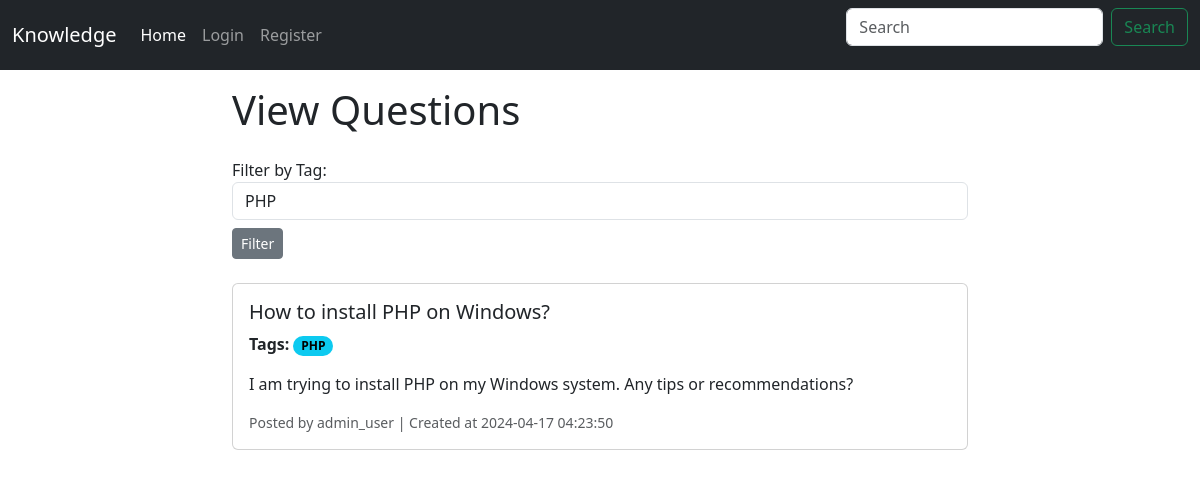
Page /index.php?tag=1 on the committed database.
### tables this page shows
CREATE TABLE Question_Tags (
                               question_id INT,
                               tag_id INT,
                               PRIMARY KEY (question_id, tag_id),
                               FOREIGN KEY (question_id) REFERENCES Questions(question_id),
                               FOREIGN KEY (tag_id) REFERENCES Tags(tag_id)
);

CREATE TABLE Questions (
                           question_id INT PRIMARY KEY AUTO_INCREMENT,
                           user_id INT,
                           title VARCHAR(255) NOT NULL,
                           body TEXT NOT NULL,
                           created_at TIMESTAMP DEFAULT CURRENT_TIMESTAMP,
                           updated_at TIMESTAMP DEFAULT CURRENT_TIMESTAMP ON UPDATE CURRENT_TIMESTAMP,
                           reputations INT,
                           FOREIGN KEY (user_id) REFERENCES Users(user_id)
);

CREATE TABLE Tags (
                      tag_id INT PRIMARY KEY AUTO_INCREMENT,
                      name VARCHAR(50) UNIQUE NOT NULL
);

CREATE TABLE Users (
    user_id INT PRIMARY KEY AUTO_INCREMENT,
    username VARCHAR(50) UNIQUE NOT NULL,
    email VARCHAR(100) UNIQUE NOT NULL,
    password VARCHAR(100) NOT NULL,
    photo VARCHAR(255),
    created_at TIMESTAMP DEFAULT CURRENT_TIMESTAMP,
    reputations INT,
    role ENUM('admin', 'user') NOT NULL DEFAULT 'user'
);

### Services/TagService.php (called while the page is built, shortened)
<?php
class TagService implements Service
{
    private $db;
    public function __construct()
    {
        $dbConnection = new DBConnection();
        $this->db = $dbConnection->getConnection();
    }
    public function getAll()
    {
        $query = "SELECT * FROM Tags";
        $stmt = $this->db->query($query);
        $tagDataArray = $stmt->fetchAll(PDO::FETCH_ASSOC);
        $tags = [];
        foreach ($tagDataArray as $tagData) {
            $tags[] = new Tag($tagData['tag_id'], $tagData['name']);
        }
        return $tags;
    }
    public function getTagsByQuestionID($questionID) {
        $query = "SELECT Tags.tag_id, Tags.name FROM Tags
                  INNER JOIN Question_Tags ON Tags.tag_id = Question_Tags.tag_id
                  WHERE Question_Tags.question_id = ?";
        $stmt = $this->db->prepare($query);
        $stmt->execute([$questionID]);
        $tagDataArray = $stmt->fetchAll(PDO::FETCH_ASSOC);
        $tags = [];
        foreach ($tagDataArray as $tagInfo) {
            $tags[] = new Tag($tagInfo['tag_id'], $tagInfo['name']);
        }
        return $tags;
    }
}

### Utils/DBConnection.php (called while the page is built, shortened)
<?php
class DBConnection
{
    private string $host = 'localhost';
    private string $db_name = 'se-project';
    private string $username = 'root';
    private string $password = '';
    public function getConnection()
    {
        $this->conn = null;
        try {
            $this->conn = new PDO("mysql:host={$this->host};dbname={$this->db_name}", $this->username, $this->password);
            $this->conn->setAttribute(PDO::ATTR_ERRMODE, PDO::ERRMODE_EXCEPTION);
        } catch (PDOException $exception) {
            echo "Connection error: " . $exception->getMessage();
        }
        return $this->conn;
    }
}

### Models/Tag.php (called while the page is built, shortened)
<?php
class Tag {
    public int $tag_id;
    public string $name;
    public function __construct(int $tag_id, string $name) {
        $this->tag_id = $tag_id;
        $this->name = $name;
    }
    public function getTagId(): int {
        return $this->tag_id;
    }
    public function getName(): string {
        return $this->name;
    }
}

### Services/QuestionService.php (called while the page is built, shortened)
<?php
class QuestionService implements Service
{
    private $db;
    public function __construct()
    {
        $dbConnection = new DBConnection();
        $this->db = $dbConnection->getConnection();
    }
    public function getQuestionsByTagID($tagID)
    {
        $query = "SELECT * FROM Questions INNER JOIN Question_Tags ON Questions.question_id = Question_Tags.question_id WHERE Question_Tags.tag_id = ?";
        $stmt = $this->db->prepare($query);
        $stmt->execute([$tagID]);
        $questionDataArray = $stmt->fetchAll(PDO::FETCH_ASSOC);
        $questions = [];
        foreach ($questionDataArray as $questionInfo) {
            $questions[] = new Question($questionInfo['question_id'], $questionInfo['user_id'], $questionInfo['title'],
                                        $questionInfo['body'], $questionInfo['created_at'], $questionInfo['updated_at'],
                                        $questionInfo['reputations']);
        }
        return $questions;
    }
}
?>

### Models/Question.php (called while the page is built, shortened)
<?php
class Question {
    public int $question_id;
    public int $user_id;
    public string $title;
    public string $body;
    public string $created_at;
    public function __construct(int $question_id, int $user_id, string $title, string $body, string $created_at, string $updated_at, int $reputations) {
        $this->question_id = $question_id;
        $this->user_id = $user_id;
        $this->title = $title;
        $this->body = $body;
        $this->created_at = $created_at;
    }
    public function getQuestionId(): int {
        return $this->question_id;
    }
    public function getUserId(): int {
        return $this->user_id;
    }
    public function getTitle(): string {
        return $this->title;
    }
    public function getBody(): string {
        return $this->body;
    }
    public function getCreatedAt(): string {
        return $this->created_at;
    }
}

### Services/UserService.php (called while the page is built, shortened)
<?php
class UserService implements Service
{
    private $db;
    public function __construct()
    {
        $dbConnection = new DBConnection();
        $this->db = $dbConnection->getConnection();
    }
    public function getById(int $id): ?User
    {
        $query = "SELECT * FROM Users WHERE user_id = :user_id";
        $stmt = $this->db->prepare($query);
        $stmt->execute(['user_id' => $id]);
        $userData = $stmt->fetch(PDO::FETCH_ASSOC);
        if ($userData) {
            return new User(
                $userData['user_id'],
                $userData['username'],
                $userData['email'],
                $userData['password'],
                $userData['photo'],
                $userData['created_at'],
                $userData['reputations'],
                $userData['role']
            );
        }
        return null;
    }
}

### Models/User.php (called while the page is built, shortened)
<?php
class User {
    public function __construct(int $user_id, string $username, string $email, string $password, ?string $photo, string $created_at, int $reputations, string $role) {
        $this->username = $username;
    }
}

### index.php (the view, shortened to what this page needs)
<?php
require_once __DIR__."/partials/header.php";
$questionService = new QuestionService();
$questions = $questionService->getAll();
$tagService = new TagService();
$tags = $tagService->getAll();
$userService = new UserService();
$selected_tag_id = isset($_GET['tag']) ? $_GET['tag'] : null;
if ($selected_tag_id) {
    $questions = $questionService->getQuestionsByTagID($selected_tag_id);
} else {
    $questions = $questionService->getAll();
}
?>
<div class="container mt-3">
    <div class="row justify-content-center">
        <div class="col-md-8">
            <h1 class="mb-4">View Questions</h1>
            <form action="index.php" method="get" class="mb-4">
                <div class="form-group mb-2">
                    <label for="tag">Filter by Tag:</label>
                    <select class="form-control" id="tag" name="tag">
                        <?php foreach ($tags as $tag): ?>
                            <option value="<?php echo $tag->getTagID(); ?>" <?php echo ($selected_tag_id == $tag->getTagID()) ? 'selected' : ''; ?>><?php echo $tag->getName(); ?></option>
                        <?php endforeach; ?>
                    </select>
                </div>
                <button type="submit" class="btn btn-secondary btn-sm">Filter</button>
            </form>
            <?php foreach ($questions as $question): ?>
            <div class="card mb-4">
                <div class="card-body">
                    <h5 class="card-title"><?php echo $question->getTitle(); ?></h5>
                    <p class="card-text"><strong>Tags:</strong>
                        <?php foreach ($tagService->getTagsByQuestionID($question->getQuestionID()) as $tag): ?>
                            <span class="badge rounded-pill text-bg-info"><?php echo $tag->getName(); ?></span>
                        <?php endforeach; ?>
                    </p>
                    <p class="card-text"><?php echo $question->getBody(); ?></p>
                    <p class="card-text"><small class="text-muted">Posted by <?php echo $userService->getById($question->getUserID())->username; ?> | Created at <?php echo $question->getCreatedAt(); ?></small></p>
                </div>
            </div>
            <?php endforeach; ?>
        </div>
    </div>
</div>

### rows in the picture
question_tags: question.title "How to install PHP on Windows?", question.body "I am trying to install PHP on my Windows system. Any tips or recommendations?", question.role "admin_user", question.created_at "2024-04-17 04:23:50"
tags: name "PHP"

### other values in the picture
form field tag "PHP"
